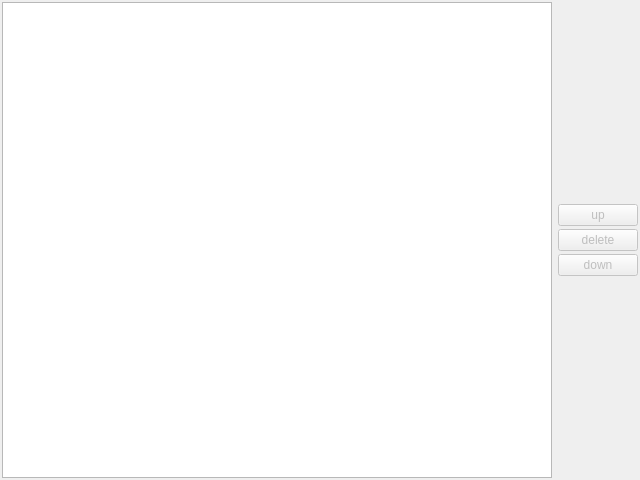
<?xml version="1.0" encoding="UTF-8"?>
<ui version="4.0">
 <class>RecentFileOptions</class>
 <widget class="QWidget" name="RecentFileOptions">
  <property name="geometry">
   <rect>
    <x>0</x>
    <y>0</y>
    <width>640</width>
    <height>480</height>
   </rect>
  </property>
  <property name="windowTitle">
   <string>Form</string>
  </property>
  <layout class="QGridLayout" name="gridLayout">
   <property name="leftMargin">
    <number>2</number>
   </property>
   <property name="topMargin">
    <number>2</number>
   </property>
   <property name="rightMargin">
    <number>2</number>
   </property>
   <property name="bottomMargin">
    <number>2</number>
   </property>
   <item row="0" column="1">
    <layout class="QVBoxLayout" name="verticalLayout">
     <property name="spacing">
      <number>3</number>
     </property>
     <item>
      <spacer name="verticalSpacer_2">
       <property name="orientation">
        <enum>Qt::Vertical</enum>
       </property>
       <property name="sizeHint" stdset="0">
        <size>
         <width>20</width>
         <height>40</height>
        </size>
       </property>
      </spacer>
     </item>
     <item>
      <widget class="QPushButton" name="up_button">
       <property name="enabled">
        <bool>false</bool>
       </property>
       <property name="text">
        <string>up</string>
       </property>
      </widget>
     </item>
     <item>
      <widget class="QPushButton" name="delete_button">
       <property name="enabled">
        <bool>false</bool>
       </property>
       <property name="text">
        <string>delete</string>
       </property>
      </widget>
     </item>
     <item>
      <widget class="QPushButton" name="down_button">
       <property name="enabled">
        <bool>false</bool>
       </property>
       <property name="text">
        <string>down</string>
       </property>
      </widget>
     </item>
     <item>
      <spacer name="verticalSpacer">
       <property name="orientation">
        <enum>Qt::Vertical</enum>
       </property>
       <property name="sizeHint" stdset="0">
        <size>
         <width>20</width>
         <height>40</height>
        </size>
       </property>
      </spacer>
     </item>
    </layout>
   </item>
   <item row="0" column="0">
    <widget class="QListWidget" name="file_list"/>
   </item>
  </layout>
 </widget>
 <resources/>
 <connections/>
</ui>
